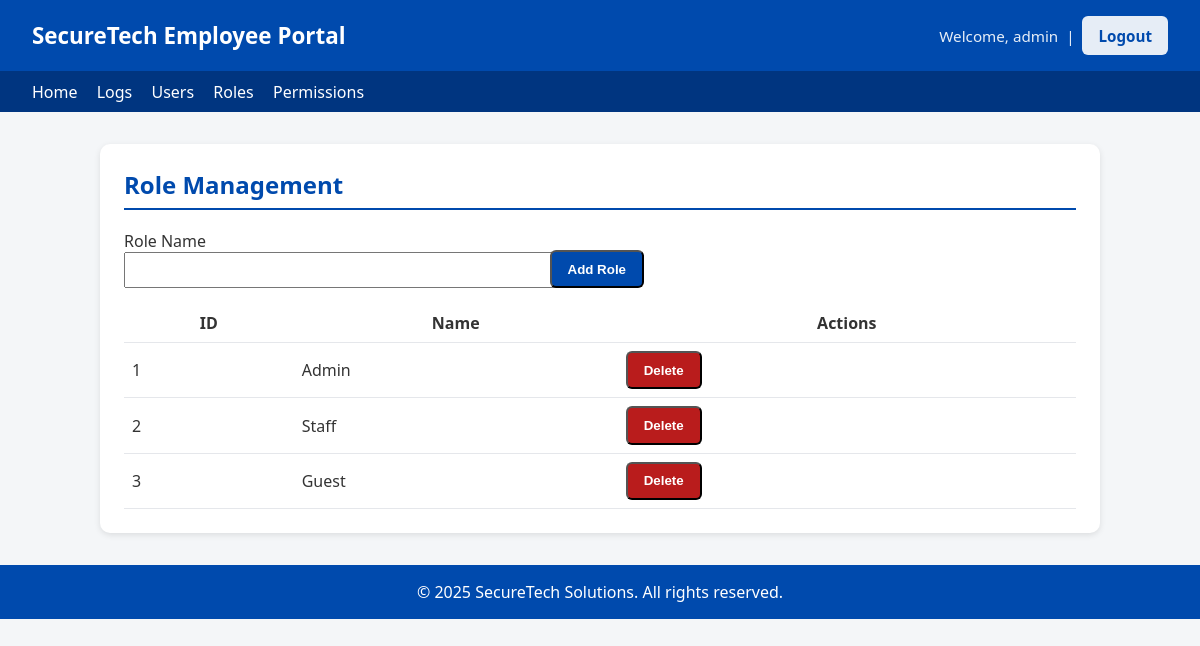
/roles (signed in), run on the app's committed database.
### tables this page shows
CREATE TABLE users
                 (id INTEGER PRIMARY KEY, username TEXT UNIQUE, password TEXT, role_id INTEGER);

CREATE TABLE roles 
                (id INTEGER PRIMARY KEY, name TEXT UNIQUE);

### routes.py (the view)
@router.get("/roles", response_class=HTMLResponse)
async def manage_roles_get(request: Request, user: dict = Depends(get_current_user), conn: sqlite3.Connection = Depends(get_db)):
    role, perms = await _role_and_perms(user, conn)
    if not perms["manage_roles"]:
        log_access(conn, user['id'], "Attempted access to /roles", 0)
        raise HTTPException(status_code=403, detail="Permission denied")
    c = conn.cursor()
    roles = c.execute("SELECT * FROM roles").fetchall()
    return templates.TemplateResponse("roles.html", {"request": request, "roles": roles, "username": user["username"], "permissions": perms,  "nav": build_nav(role, admin_mode=True), "title": "Manage Roles"})

### templates/roles.html (shortened to what this page needs)
{% extends "base.html" %}
{% block content %}
<section>
    <h2>Role Management</h2>
    <form method="post" action="/roles" style="display: grid; grid-template-columns: 1fr auto; gap: .6rem; align-items: end; max-width: 520px; margin: .5rem 0 1rem; ">
            <div>
                <label>Role Name</label>
                <input type="text" name="name" required style="width: 100%; padding: .55rem;">
            </div>
            <button class="btn" type="submit">Add Role</button>
    </form>
    <div style="overflow: auto;">
        <table style="width: 100%; border-collapse: collapse;">
            <thead>
                <tr>
                    <th style="padding: .5rem; border-bottom: 1px solid #e5e7eb;">ID</th>
                    <th style="padding: .5rem; border-bottom: 1px solid #e5e7eb;">Name</th>
                    <th style="padding: .5rem; border-bottom: 1px solid #e5e7eb;">Actions</th>
                </tr>
            </thead>
            <tbody>
                {% for role in roles %}
                <tr>
                    <td style="padding: .5rem; border-bottom: 1px solid #e5e7eb;">{{ role.id }}</td>
                    <td style="padding: .5rem; border-bottom: 1px solid #e5e7eb;">{{ role.name }}</td>
                    <td style="padding: .5rem; border-bottom: 1px solid #e5e7eb;">
                        <form method="post" action="/roles" onsubmit="return confirm('Delete role {{ role.name }}?');" style="display: inline;">
                            <button class="btn" type="submit" style="background: #b91c1c;">Delete</button>
                        </form>
                    </td>
                </tr>
                {% endfor %}
            </tbody>
        </table>
    </div>
</section>
{% endblock %}

### templates/base.html (shortened to what this page needs)
<!DOCTYPE html>
<html lang="en">
    <head>
    </head>
    <body>
        <header>
            <h1>{{ header_title or "SecureTech Employee Portal" }}</h1>
            <div class="who">
                {% if username %}Welcome, {{ username }}{% endif %}
                {% if username %} &nbsp;|&nbsp; {% endif %}
                <a href="/logout" class="btn" style="background: #fff; color: #004aad;">Logout</a>
            </div>
        </header>
        <nav>
            {% if nav %}
                {% for item in nav %}
                    <a href="{{ item.href }}">{{ item.label }}</a>
                {% endfor %}
            {% else %}
                <a href="/company">Company</a>
            {% endif %}
        </nav>
        <main>
            {% block content %}{% endblock %}
        </main>
        <footer>
            &copy; 2025 SecureTech Solutions. All rights reserved.
        </footer>
    </body>
</html>

### templates/base.html (style rules this page uses)
body { font-family: "Segoe UI", Tahoma, Geneva, Verdana, sans-serif; margin: 0; background: #f4f6f8; color: #333; }
header { background: #004aad; color: #fff; padding: 1rem 2rem; display: flex; justify-content:space-between; align-items: center; }
header h1 { margin: 0; font-size: 1.4rem; }
header .who { opacity: .9; font-size: .95rem; }
nav { background: #003580; padding: .6rem 2rem; display: flex; gap:1.2rem; flex-wrap: wrap; }
nav a { color: #fff; text-decoration: none; font-weight: 500; }
main { max-width: 1000px; margin: 2rem auto; padding: 0 2rem; }
section { background: #fff; border-radius: 10px; box-shadow: 0 2px 6px rgba(0,0,0,.1); padding: 1.5rem; }
section h2 { color: #004aad; border-bottom: 2px solid #004aad; padding-bottom: .4rem; margin-top:0 ; }
footer { background: #004aad; color: #fff; text-align: center; padding: 1rem; margin-top: 2rem; }
.btn { display: inline-block; background: #004aad; color: #fff; padding: .6rem 1rem; border-radius: 6px ; text-decoration: none; font-weight: 600; }

### data on the page
users: username "admin"
roles: id "1", name "Admin"
roles: id "2", name "Staff"
roles: id "3", name "Guest"

### other printed values
{{ header_title or "SecureTech Employee Portal" }} "SecureTech Employee Portal"
{{ item.label }} "Home" "Logs" "Users" "Roles" "Permissions"
